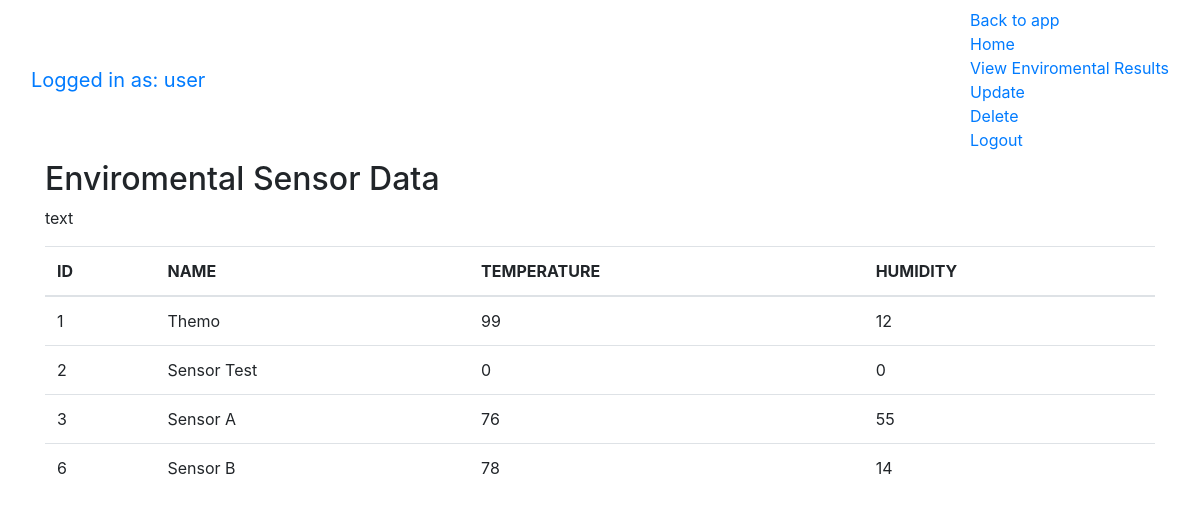
The page /enviroment (signed in) on the database its author committed.
### tables this page shows
CREATE TABLE users (
        id INTEGER PRIMARY KEY AUTOINCREMENT,
        name TEXT NOT NULL,
        temp INTEGER NOT NULL,
        humidity TEXT NOT NULL
    );

### app.py (the view)
@app.route("/enviroment")
def env_info():
    if 'username' in session:
        conn = db_conn()
        data = conn.execute('SELECT * FROM users').fetchall()
        conn.close()
        return render_template('enviroment.html', username = session['username'], data=data)
    return 'You are not logged in'

### app.py (called while the page is built)
def db_conn():
    conn = sqlite3.connect('data.db')
    conn.row_factory = sqlite3.Row
    return conn

### templates/enviroment.html (shortened to what this page needs)
<!DOCTYPE html>
<html>
<head>
    <link rel="stylesheet" href="https://stackpath.bootstrapcdn.com/bootstrap/4.1.3/css/bootstrap.min.css">
</head>
<body>
    {% include 'menu.html' %}
    <div class="container">
        <h2>Enviromental Sensor Data</h2>
        <p>text</p>
        <table class="table table-hover">
            <thead>
                <tr>
                    <th>ID</th>
                    <th>NAME</th>
                    <th>TEMPERATURE</th>
                    <th>HUMIDITY</th>
                </tr>
            </thead>
            <tbody>
                {% for row in data %}
                <tr>
                    <td>{{ row['id'] }}</td>
                    <td>{{ row['name'] }}</td>
                    <td>{{ row['temp'] }}</td>
                    <td>{{ row['humidity'] }}</td>
                </tr>
                {% endfor %}
            </tbody>
        </table>
    </div>
</body>
</html>

### rows shown on the page
users: id "1", name "Themo", temp "99", humidity "12"
users: id "2", name "Sensor Test", temp "0", humidity "0"
users: id "3", name "Sensor A", temp "76", humidity "55"
users: id "6", name "Sensor B", temp "78", humidity "14"

### other values the page prints
{{ username }} "user"
